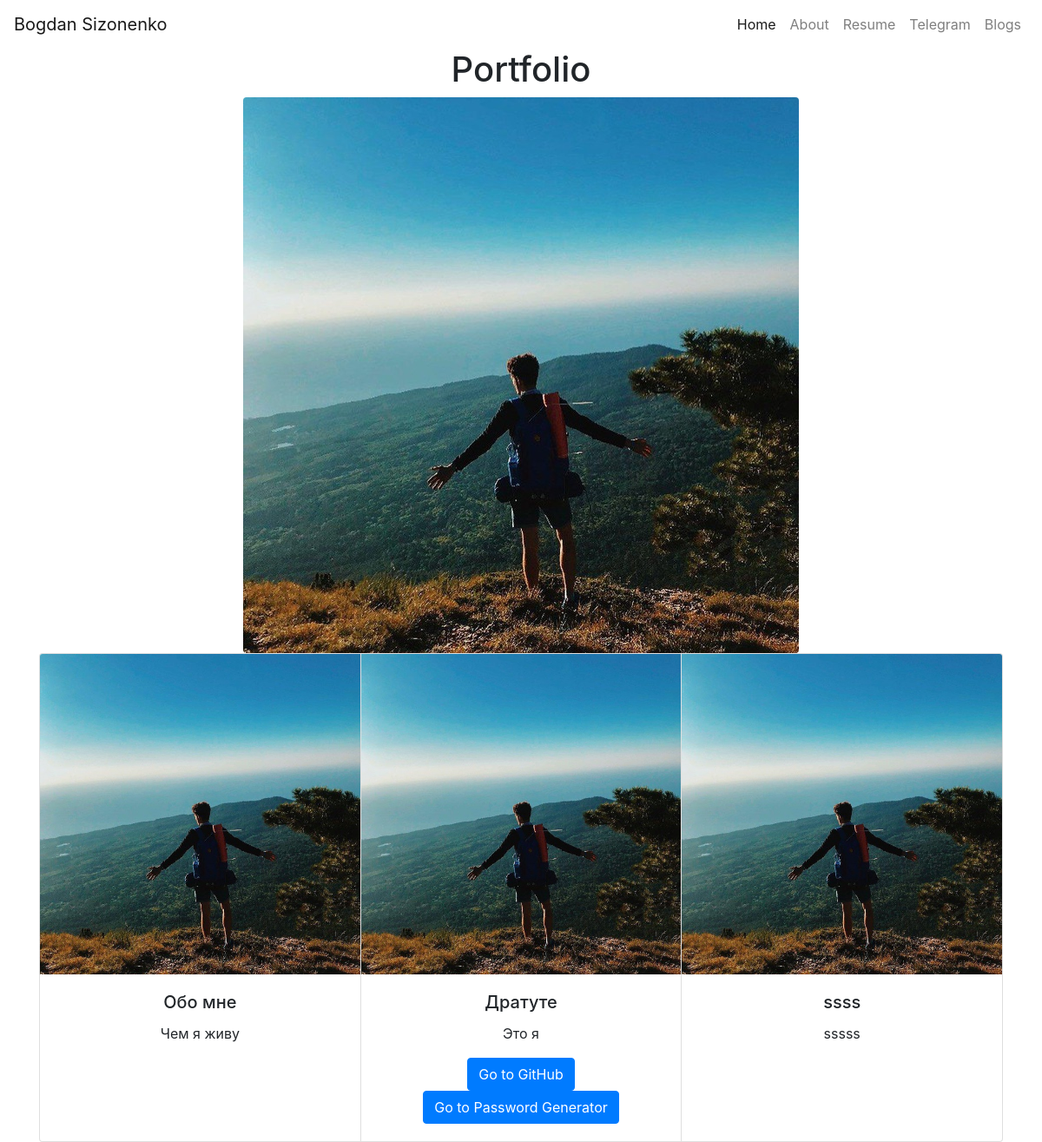
/, run on an earlier commit of the app's database.
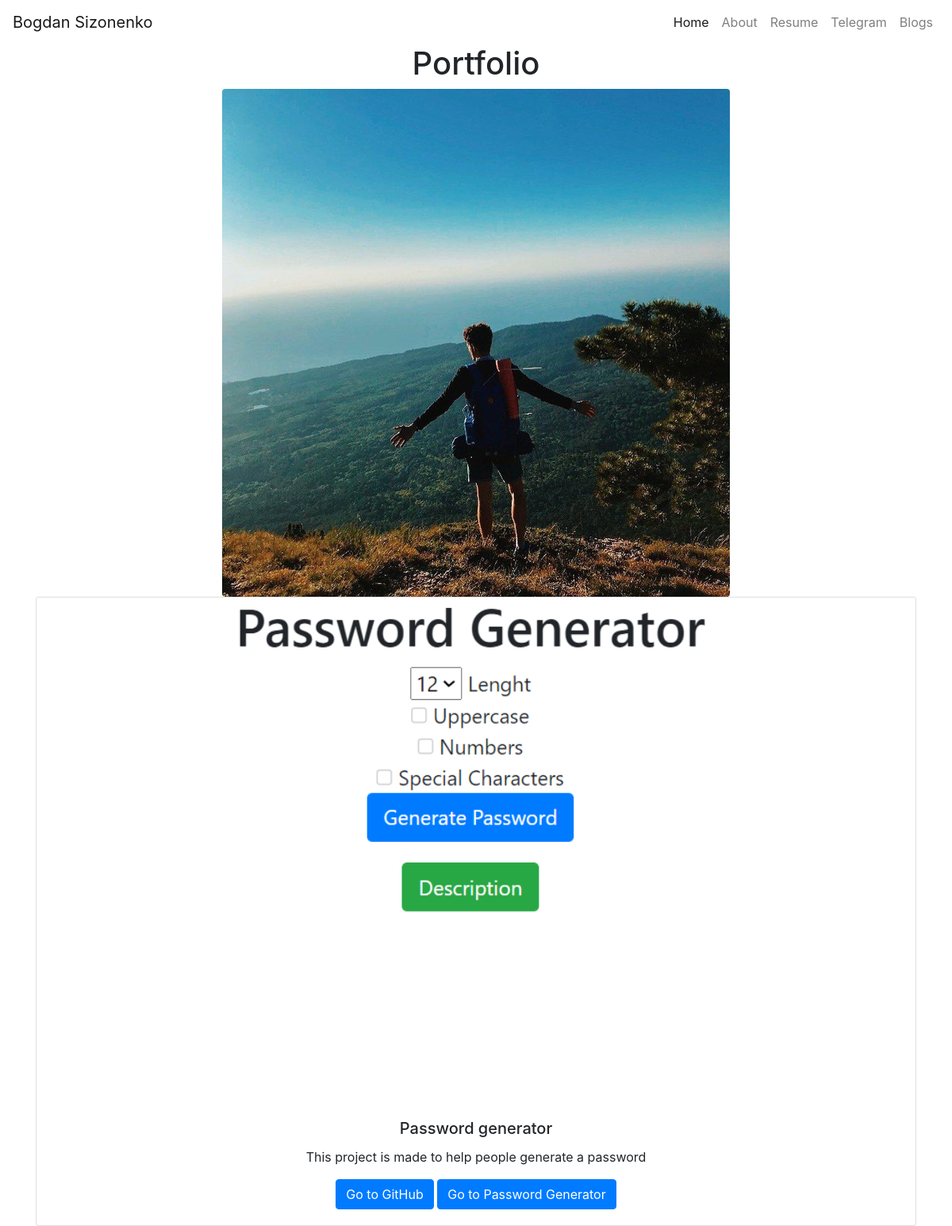
And on a later commit of the database.
### portfolio/models.py (models this page shows, shortened)
class Project(models.Model):
    title = models.CharField(max_length=100)
    description = models.CharField(max_length=250)
    image = models.ImageField(upload_to='portfolio/images/')
    url = models.URLField(blank=True)

### portfolio/views.py (the view)
# urls.py: 2. Add a URL to urlpatterns:  path('', views.home, name='home')
def home(request):
    projects = Project.objects.all() # Импортируем все записи о проектах из базы данных
    return render(request, 'portfolio/home.html', {'projects':projects} ) # Используя переменную projects, передаем словарь в шаблом с ключем projects и значением: список projects выше

### portfolio/templates/portfolio/home.html
{% extends 'portfolio/base.html' %}
{% block content %}
<div class="container text-center">
<h1>Portfolio</h1>
{% load static %}
<img src= " {% static 'portfolio/4f274f5e-7932-42b0-9094-b0e97f3b46f3.jpg' %}" class="rounded mx-auto d-block">
<div class="card-group">
    {% for project in projects %}
    <div class="card" style="width: 18rem;">
        <img src="{{ project.image.url }}" class="card-img-top" alt="...">
        <div class="card-body">
        <h5 class="card-title">{{ project.title }}</h5>
        <p class="card-text">{{ project.description }}</p>
        {% if project.url %}
        <a href="{{ project.url }}" class="btn btn-primary" target="_blank">Go to GitHub</a>
        <a href="{{ 'password_generator' }}" class="btn btn-primary" target="_blank">Go to Password Generator</a>
        {% endif %}
        </div>
    </div>
    {% endfor %}
</div>
    {% endblock %}

What changed in the data, as far as the page shows it:
removed Project: image (picture), title "Обо мне", description "Чем я живу"
removed Project: image (picture), title "Дратуте", description "Это я"
removed Project: image (picture), title "ssss", description "sssss"
added Project: image (picture), title "Password generator", description "This project is made to help people generate a password"
